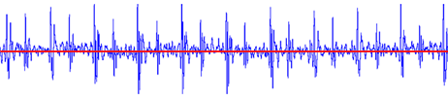
#> input picture 3Ms.bmp, 448 x 99 px
$ jupyter execute --allow-errors WaveformExtraction-yc.ipynb   (shell and % lines are left out)
#> lines starting #> are read from the running program, lines starting #| are printed output that depends on the picture
[cell 1]
from PIL import Image
import numpy as np
import matplotlib.pyplot as plt
from scipy import stats
import math

# Volunteer 1

## 3M Littmann Data

[cell 2]
image = Image.open('3Ms.bmp')
#> image is the input picture: PIL image 448x99 RGB; mean R, G, B 231.6, 227.5, 250.4
image

[cell 3]
x = image.size[0]
#> x = 448
y = image.size[1]
#> y = 99

[cell 4]
print(x)
#| 448
print(y)
#| 99

[cell 5]
matrix = []
points = []
integrated_density = 0

for i in range(x):
    matrix.append([])
    for j in range(y):
        matrix[i].append(image.getpixel((i,j)))
#> after the loop, matrix = 448 items
        #integrated_density += image.getpixel((i,j))[1]
        #points.append(image.getpixel((i,j))[1])

### Extract Red Line Position

[cell 6]
redMax = 0
xStore = 0
yStore = 0
for xAxis in range(x):
    for yAxis in range(y):
        currentPoint = matrix[xAxis][yAxis]
        if currentPoint[0] ==255 and currentPoint[1] < 10 and currentPoint[2] < 10:
            redMax = currentPoint[0]
            xStore = xAxis
            yStore = yAxis

print(xStore, yStore)

- The redline position is located at y = 252.

### Extract Blue Points

[cell 7]
redline_pos = 51
absMax = 0
littmannArr = []
points_vertical = []
theOne = 0

for xAxis in range(x):
    for yAxis in range(y):
        currentPoint = matrix[xAxis][yAxis]
        # Pickup Blue points
        if currentPoint[2] == 255 and currentPoint[0] < 220 and currentPoint[1] < 220:
            points_vertical.append(yAxis)

    #print(points_vertical)


    # Choose the largest amplitude
    for item in points_vertical:

        if abs(item-redline_pos) > absMax:
            absMax = abs(item-redline_pos)
            theOne = item
    littmannArr.append((theOne-redline_pos)*800)

    absMax = 0
    theOne = 0
    points_vertical = []
#> after the loop, littmannArr = 448 values, max 33600 at index 139, min -37600 at index 94, mean -3955.4

[cell 8]
fig = plt.figure()
s = fig.add_subplot(111)
s.plot(littmannArr, linewidth=0.6, color='blue')
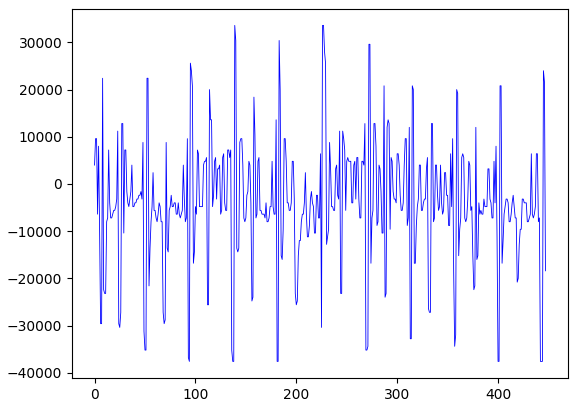
#> figure drawn by matplotlib, 1 panel; curve peaks at x = 139, y = 33600

# Ascul Pi Data

[cell 9]
pathBase = 'C://Users//triti//OneDrive//Dowrun//Text//Manuscripts//Data//YangChuan//AusculPi//'
filename = 'Numpy_Array_File_2020-06-21_07_54_16.npy'
line = pathBase + filename
#> (the rest of this cell did not finish here and is left out)

#> (a cell that did not finish here is left out)

[cell 11]
fig = plt.figure()
s = fig.add_subplot(111)
#> (the rest of this cell did not finish here and is left out)

[cell 12]
fig = plt.figure()
s = fig.add_subplot(111)
#> (the rest of this cell did not finish here and is left out)

[cell 13]
start = 1830
end = 2350

start_adj = int(start * 2583 / 3000)
end_adj = int(end * 2583 / 3000)

[cell 14]
fig = plt.figure()
s = fig.add_subplot(111)
#> (the rest of this cell did not finish here and is left out)

[cell 15]
fig = plt.figure()
s = fig.add_subplot(111)
s.plot(littmannArr, linewidth=0.6, color='blue')

#> (a cell that did not finish here is left out)

## Preprocess the two array

[cell 17]
asculArr_processed = []
littmannArr_processed = []

#> (the rest of this cell did not finish here and is left out)

[cell 18]
fig = plt.figure()
s = fig.add_subplot(111)
s.plot(asculArr_processed, linewidth=0.6, color='black')
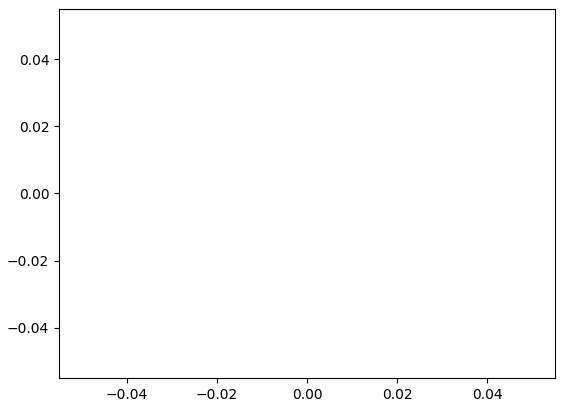
#> figure drawn by matplotlib, 1 panel

[cell 19]
fig = plt.figure()
s = fig.add_subplot(111)
s.plot(littmannArr_processed, linewidth=0.6, color='blue')

[cell 20]
fig = plt.figure()
s = fig.add_subplot(111)
s.plot(asculArr_processed[175:375], linewidth=1.0, color='black')

[cell 21]
fig = plt.figure()
s = fig.add_subplot(111)
s.plot(littmannArr_processed[:200], linewidth=1.0, color='blue')

[cell 22]
len(littmannArr)
#> Out = 448

#> (a cell that did not finish here is left out)

### Coeffient

#> (a cell that did not finish here is left out)

#> (a cell that did not finish here is left out)

### Figures of Comparison

[cell 26]
fig = plt.figure()
s = fig.add_subplot(111)
#> (the rest of this cell did not finish here and is left out)

[cell 27]
fig = plt.figure()
s = fig.add_subplot(111)
s.plot(littmannArr[:160], linewidth=0.6, color='blue')
fig.savefig('PCG_yc_littmann_comparison.png', dpi=500)
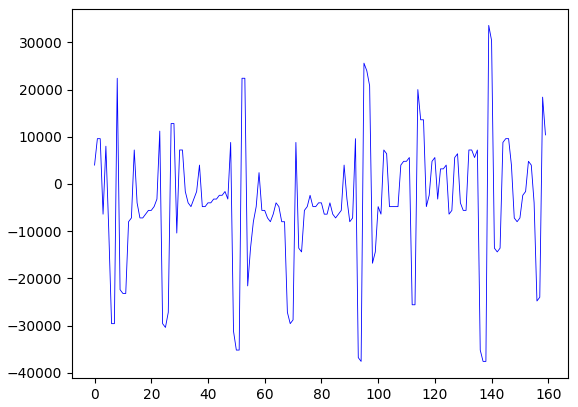
#> figure drawn by matplotlib, 1 panel; curve peaks at x = 139, y = 33600

### Fitness

[cell 28]
stats.chisquare(asculArr_processed[174:334], littmannArr_processed[:160])

[cell 29]
def cosCalculate(a, b):
    l = len(a)

    sumXY = 0
    sumRootXSquare = 0
    sumRootYSquare = 0

    for i in range(l):
        sumXY = sumXY + a[i]*b[i]
        sumRootXSquare = sumRootXSquare + math.sqrt(a[i]**2)
        sumRootYSquare = sumRootYSquare + math.sqrt(b[i]**2)

    cosValue = sumXY / (sumRootXSquare * sumRootYSquare)

    return cosValue

$ run again, with 3M_jwx.bmp copied over 3Ms.bmp
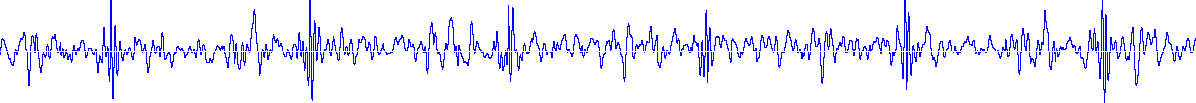
#> input picture 3M_jwx.bmp, 1196 x 103 px
#> image is the input picture: PIL image 1196x103 RGB; mean R, G, B 236.8, 236.8, 255
#| 1196
#| 103
#> after the loop `for i in range(x):`: matrix = 1196 items
#> after the loop `for xAxis in range(x):`: littmannArr = 1196 values, max 40800 at index 1104, min -40800 at index 110, mean -2824.1
#> `[cell 8] fig = plt.figure() s = fig.add_subplot(111) s.plot(littmannAr..`:
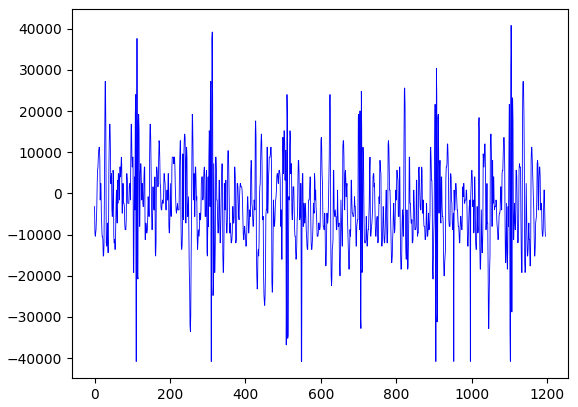
#> figure drawn by matplotlib, 1 panel; curve peaks at x = 1104, y = 40800
#> Out = 1196
#> `fig.savefig('PCG_yc_littmann_comparison.png', dpi=500)`:
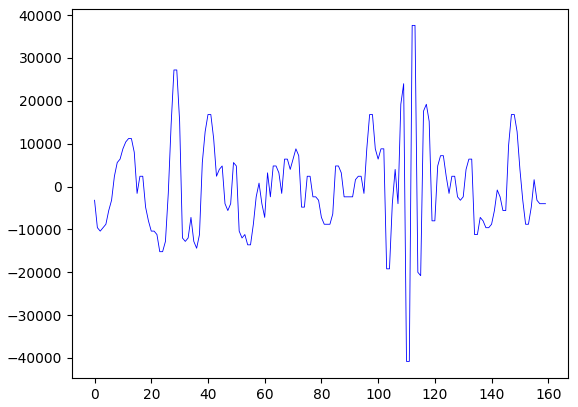
#> figure drawn by matplotlib, 1 panel; curve peaks at x = 112, y = 37600

$ run again, with 3M_jwx_s.bmp copied over 3Ms.bmp
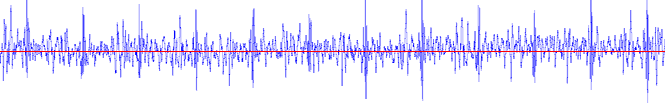
#> input picture 3M_jwx_s.bmp, 665 x 103 px
#> image is the input picture: PIL image 665x103 RGB; mean R, G, B 235.1, 232.6, 252.5
#| 665
#| 103
#> after the loop `for i in range(x):`: matrix = 665 items
#> after the loop `for xAxis in range(x):`: littmannArr = 665 values, max 37600 at index 366, min -40800 at index 26, mean -4042.1
#> `[cell 8] fig = plt.figure() s = fig.add_subplot(111) s.plot(littmannAr..`:
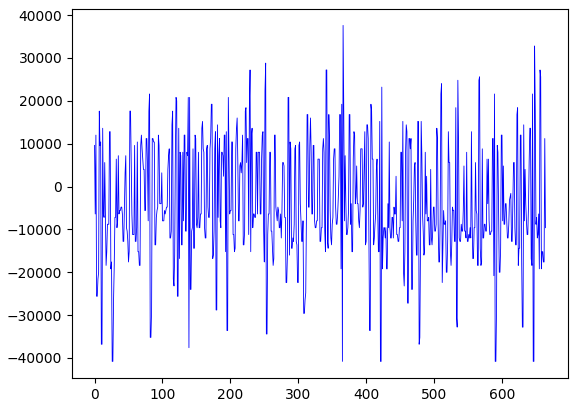
#> figure drawn by matplotlib, 1 panel; curve peaks at x = 366, y = 37600
#> Out = 665
#> `fig.savefig('PCG_yc_littmann_comparison.png', dpi=500)`:
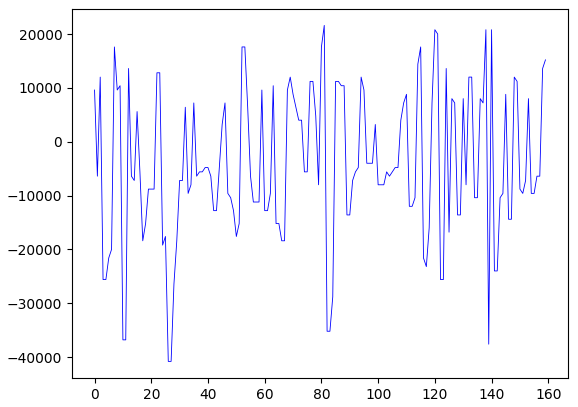
#> figure drawn by matplotlib, 1 panel; curve peaks at x = 81, y = 21600
